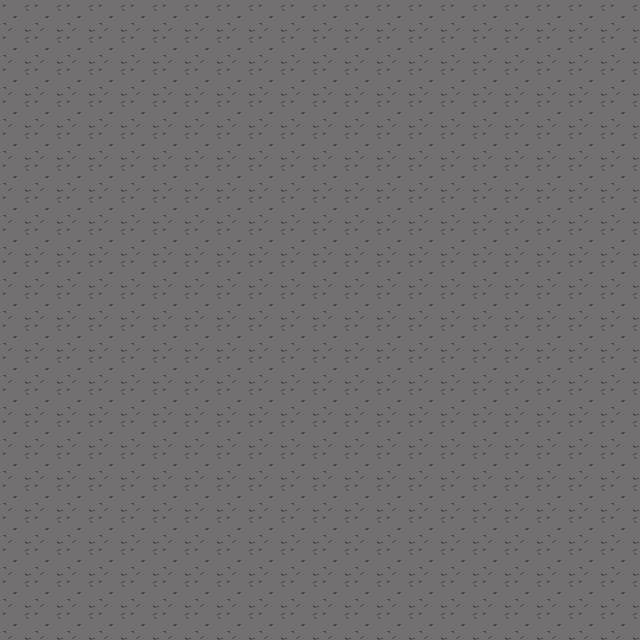

Tiled map render using the project's own tile images. Description and the whole map definition, tile-layer contents included, below:
An orthogonal 20x20 tile map with 32x32 px tiles, 1 tile layer (Ground).

<map version="1.10" tiledversion="1.11.2" orientation="orthogonal" renderorder="right-down" width="20" height="20" tilewidth="32" tileheight="32" infinite="0" nextlayerid="2" nextobjectid="1">
 <editorsettings>
  <export target="stone.lua" format="lua" />
 </editorsettings>
 <tileset firstgid="1" name="tileset" tilewidth="32" tileheight="32" tilecount="16" columns="8">
  <image source="../textures/tileset.png" width="256" height="64" />
 </tileset>
 <layer id="1" name="Ground" width="20" height="20">
  <data encoding="csv">
12,12,12,12,12,12,12,12,12,12,12,12,12,12,12,12,12,12,12,12,
12,12,12,12,12,12,12,12,12,12,12,12,12,12,12,12,12,12,12,12,
12,12,12,12,12,12,12,12,12,12,12,12,12,12,12,12,12,12,12,12,
12,12,12,12,12,12,12,12,12,12,12,12,12,12,12,12,12,12,12,12,
12,12,12,12,12,12,12,12,12,12,12,12,12,12,12,12,12,12,12,12,
12,12,12,12,12,12,12,12,12,12,12,12,12,12,12,12,12,12,12,12,
12,12,12,12,12,12,12,12,12,12,12,12,12,12,12,12,12,12,12,12,
12,12,12,12,12,12,12,12,12,12,12,12,12,12,12,12,12,12,12,12,
12,12,12,12,12,12,12,12,12,12,12,12,12,12,12,12,12,12,12,12,
12,12,12,12,12,12,12,12,12,12,12,12,12,12,12,12,12,12,12,12,
12,12,12,12,12,12,12,12,12,12,12,12,12,12,12,12,12,12,12,12,
12,12,12,12,12,12,12,12,12,12,12,12,12,12,12,12,12,12,12,12,
12,12,12,12,12,12,12,12,12,12,12,12,12,12,12,12,12,12,12,12,
12,12,12,12,12,12,12,12,12,12,12,12,12,12,12,12,12,12,12,12,
12,12,12,12,12,12,12,12,12,12,12,12,12,12,12,12,12,12,12,12,
12,12,12,12,12,12,12,12,12,12,12,12,12,12,12,12,12,12,12,12,
12,12,12,12,12,12,12,12,12,12,12,12,12,12,12,12,12,12,12,12,
12,12,12,12,12,12,12,12,12,12,12,12,12,12,12,12,12,12,12,12,
12,12,12,12,12,12,12,12,12,12,12,12,12,12,12,12,12,12,12,12,
12,12,12,12,12,12,12,12,12,12,12,12,12,12,12,12,12,12,12,12
</data>
 </layer>
</map>
